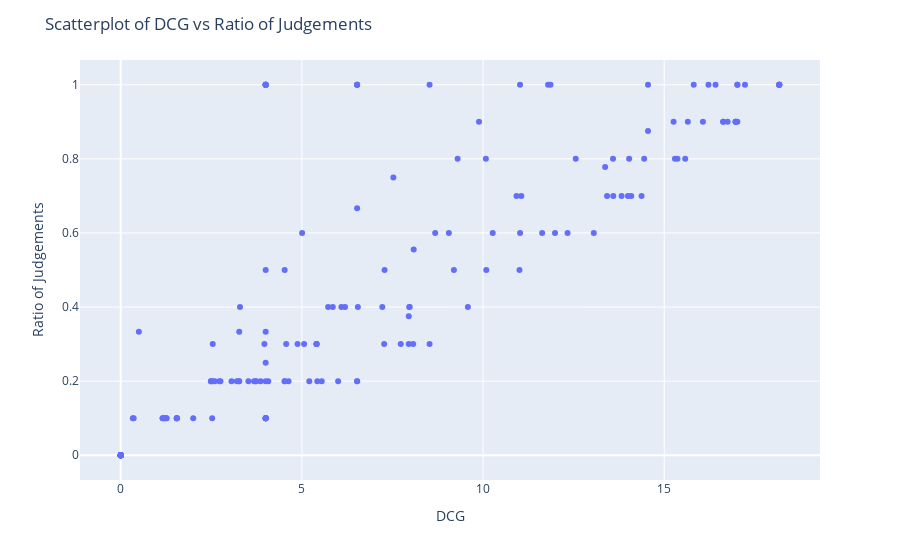

Notebook code cell kept with this figure:
### Code cell
pio.renderers.default = 'plotly_mimetype'
fig = px.scatter(df_pivot, 
                 x='dcg', y='ratio_of_ratings', 
                 hover_data={'query': True},  # Show query on hover
                 labels={'dcg': 'DCG', 'ratio_of_ratings': 'Ratio of Judgements'})

# Customize the layout
fig.update_layout(title="Scatterplot of DCG vs Ratio of Judgements",
                  xaxis_title="DCG",
                  yaxis_title="Ratio of Judgements",
                  hovermode="closest")

# Show the plot
fig.show()

### Figure 1 — Plotly figure (JSON) as saved in the notebook; plotly's stock layout.template omitted (floating-point values rounded to 4 significant figures; data arrays with more than 128 entries replaced by an {"elided": "..."} marker saying what was removed)
{"data": [{"customdata": {"elided": "186x1 str values"}, "hovertemplate": "DCG=%{x}<br>Ratio of Judgements=%{y}<br>query=%{customdata[0]}<extra></extra>", "legendgroup": "", "marker": {"color": "#636efa", "symbol": "circle"}, "mode": "markers", "name": "", "orientation": "v", "showlegend": false, "type": "scatter", "x": {"elided": "186 float values"}, "xaxis": "x", "y": {"elided": "186 float values"}, "yaxis": "y"}], "layout": {"autosize": true, "hovermode": "closest", "legend": {"tracegroupgap": 0}, "margin": {"t": 60}, "title": {"text": "Scatterplot of DCG vs Ratio of Judgements"}, "xaxis": {"anchor": "y", "autorange": true, "domain": [0, 1], "range": [-1.1, 19.27], "title": {"text": "DCG"}, "type": "linear"}, "yaxis": {"anchor": "x", "autorange": true, "domain": [0, 1], "range": [-0.07743, 1.077], "title": {"text": "Ratio of Judgements"}, "type": "linear"}}}
